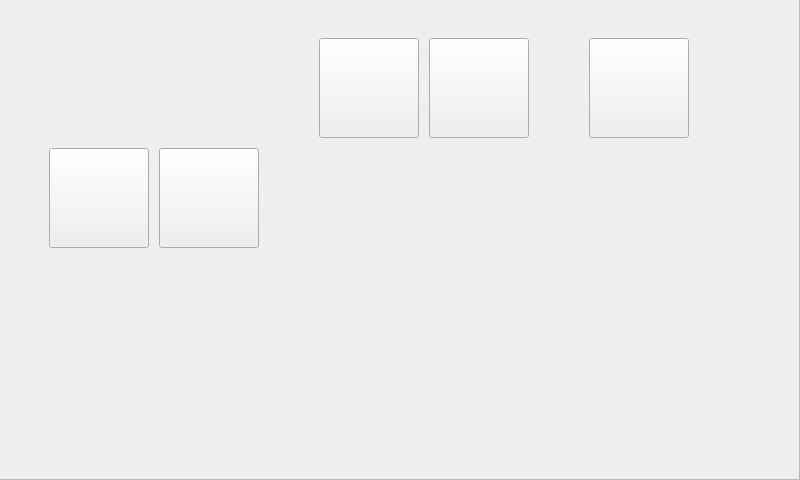
<?xml version="1.0" encoding="UTF-8"?>
<ui version="4.0">
 <class>Widget</class>
 <widget class="QWidget" name="Widget">
  <property name="geometry">
   <rect>
    <x>0</x>
    <y>0</y>
    <width>800</width>
    <height>480</height>
   </rect>
  </property>
  <property name="windowTitle">
   <string>Widget</string>
  </property>
  <property name="styleSheet">
   <string notr="true"/>
  </property>
  <widget class="QFrame" name="frame">
   <property name="geometry">
    <rect>
     <x>-1</x>
     <y>-2</y>
     <width>801</width>
     <height>482</height>
    </rect>
   </property>
   <property name="minimumSize">
    <size>
     <width>801</width>
     <height>482</height>
    </size>
   </property>
   <property name="maximumSize">
    <size>
     <width>801</width>
     <height>482</height>
    </size>
   </property>
   <property name="styleSheet">
    <string notr="true">QFrame#frame{background-image: url(:/aaa.jpg);}</string>
   </property>
   <property name="frameShape">
    <enum>QFrame::StyledPanel</enum>
   </property>
   <property name="frameShadow">
    <enum>QFrame::Raised</enum>
   </property>
   <widget class="QPushButton" name="shezhi">
    <property name="geometry">
     <rect>
      <x>160</x>
      <y>150</y>
      <width>100</width>
      <height>100</height>
     </rect>
    </property>
    <property name="minimumSize">
     <size>
      <width>100</width>
      <height>100</height>
     </size>
    </property>
    <property name="maximumSize">
     <size>
      <width>100</width>
      <height>100</height>
     </size>
    </property>
    <property name="styleSheet">
     <string notr="true">QPushButton{border-image: url(:/image/set.png);}</string>
    </property>
    <property name="text">
     <string/>
    </property>
   </widget>
   <widget class="QPushButton" name="ledpwm">
    <property name="geometry">
     <rect>
      <x>50</x>
      <y>150</y>
      <width>100</width>
      <height>100</height>
     </rect>
    </property>
    <property name="minimumSize">
     <size>
      <width>100</width>
      <height>100</height>
     </size>
    </property>
    <property name="maximumSize">
     <size>
      <width>100</width>
      <height>100</height>
     </size>
    </property>
    <property name="styleSheet">
     <string notr="true">QPushButton{border-image: url(:/image/led.png);}
</string>
    </property>
    <property name="text">
     <string/>
    </property>
    <property name="checkable">
     <bool>false</bool>
    </property>
   </widget>
   <widget class="QPushButton" name="timebutton">
    <property name="geometry">
     <rect>
      <x>50</x>
      <y>40</y>
      <width>210</width>
      <height>100</height>
     </rect>
    </property>
    <property name="minimumSize">
     <size>
      <width>210</width>
      <height>100</height>
     </size>
    </property>
    <property name="maximumSize">
     <size>
      <width>210</width>
      <height>100</height>
     </size>
    </property>
    <property name="styleSheet">
     <string notr="true">QPushButton{
border:none;
background-image: url(:/image/timebright.png);
border-radius: 15px;
}</string>
    </property>
    <property name="text">
     <string/>
    </property>
   </widget>
   <widget class="QPushButton" name="time">
    <property name="geometry">
     <rect>
      <x>50</x>
      <y>40</y>
      <width>150</width>
      <height>75</height>
     </rect>
    </property>
    <property name="minimumSize">
     <size>
      <width>150</width>
      <height>75</height>
     </size>
    </property>
    <property name="maximumSize">
     <size>
      <width>150</width>
      <height>75</height>
     </size>
    </property>
    <property name="styleSheet">
     <string notr="true">QPushButton{
border:none;
background:transparent;
border-radius: 15px;
font-size:48px;
color: rgb(255, 255, 255);
}</string>
    </property>
    <property name="text">
     <string/>
    </property>
   </widget>
   <widget class="QPushButton" name="near">
    <property name="geometry">
     <rect>
      <x>50</x>
      <y>115</y>
      <width>100</width>
      <height>25</height>
     </rect>
    </property>
    <property name="minimumSize">
     <size>
      <width>100</width>
      <height>25</height>
     </size>
    </property>
    <property name="maximumSize">
     <size>
      <width>100</width>
      <height>25</height>
     </size>
    </property>
    <property name="styleSheet">
     <string notr="true">QPushButton{
border:none;
background:transparent;
font-size:15px;
color: rgb(255, 255, 255);
}</string>
    </property>
    <property name="text">
     <string/>
    </property>
   </widget>
   <widget class="QPushButton" name="week">
    <property name="geometry">
     <rect>
      <x>150</x>
      <y>115</y>
      <width>50</width>
      <height>25</height>
     </rect>
    </property>
    <property name="minimumSize">
     <size>
      <width>50</width>
      <height>25</height>
     </size>
    </property>
    <property name="maximumSize">
     <size>
      <width>50</width>
      <height>25</height>
     </size>
    </property>
    <property name="styleSheet">
     <string notr="true">QPushButton{
border:none;
background:transparent;
font-size:15px;
color: rgb(255, 255, 255);
}</string>
    </property>
    <property name="text">
     <string/>
    </property>
   </widget>
   <widget class="QPushButton" name="capturebutton">
    <property name="geometry">
     <rect>
      <x>320</x>
      <y>40</y>
      <width>100</width>
      <height>100</height>
     </rect>
    </property>
    <property name="styleSheet">
     <string notr="true">QPushButton{
	border-image: url(:/image/capture.png);
}</string>
    </property>
    <property name="text">
     <string/>
    </property>
   </widget>
   <widget class="QPushButton" name="aichat">
    <property name="geometry">
     <rect>
      <x>430</x>
      <y>40</y>
      <width>100</width>
      <height>100</height>
     </rect>
    </property>
    <property name="minimumSize">
     <size>
      <width>100</width>
      <height>100</height>
     </size>
    </property>
    <property name="maximumSize">
     <size>
      <width>100</width>
      <height>100</height>
     </size>
    </property>
    <property name="styleSheet">
     <string notr="true">QPushButton{
	border-image: url(:/image/AI.png);
}</string>
    </property>
    <property name="text">
     <string/>
    </property>
   </widget>
   <widget class="QPushButton" name="file">
    <property name="geometry">
     <rect>
      <x>590</x>
      <y>40</y>
      <width>100</width>
      <height>100</height>
     </rect>
    </property>
    <property name="minimumSize">
     <size>
      <width>100</width>
      <height>100</height>
     </size>
    </property>
    <property name="maximumSize">
     <size>
      <width>100</width>
      <height>100</height>
     </size>
    </property>
    <property name="styleSheet">
     <string notr="true">QPushButton{
	border-image: url(:/image/file.png);
}</string>
    </property>
    <property name="text">
     <string/>
    </property>
   </widget>
  </widget>
 </widget>
 <resources/>
 <connections/>
</ui>
